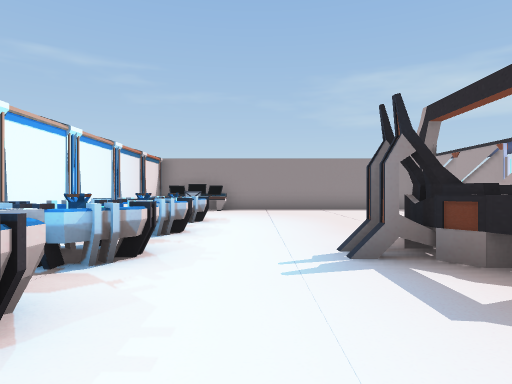
[1] (above)

15 first-person views from a walk through a Unity game level. The camera is 1.3 m above the floor, looks level and sees 75° across. The floor is counted in squares, 2 m on a side. Each view is taken from the middle of a square. On the plan, view 1 faces up. The plan holds only what a view shows up to about 10 squares ahead; the rest is blank. The place goes on beyond the plan. The player character is not drawn. Some animated figures are not drawn. Door leaves are left out, so doorways stand open. Some surface patterns are stand-ins.

[2]
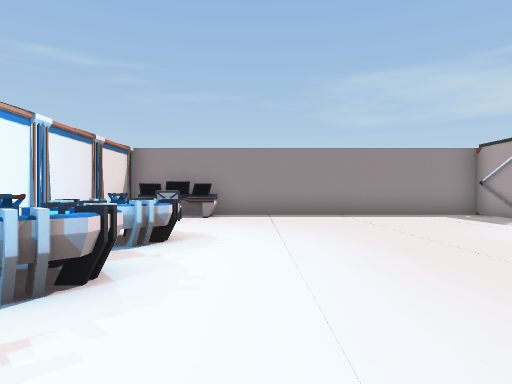

[3]
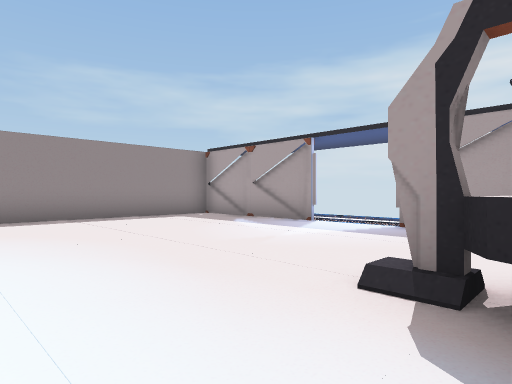

[4]
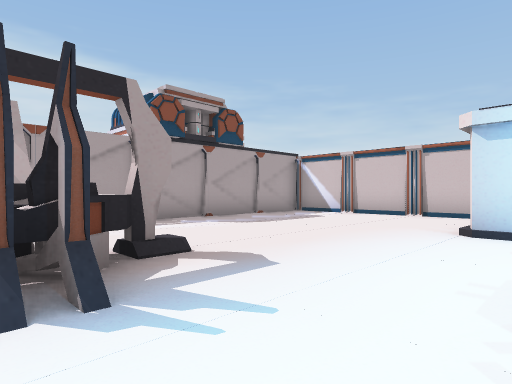

[5]
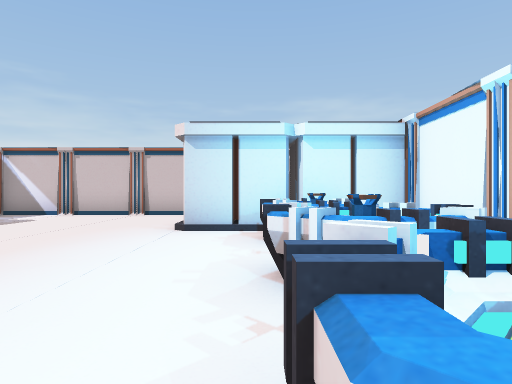

[6]
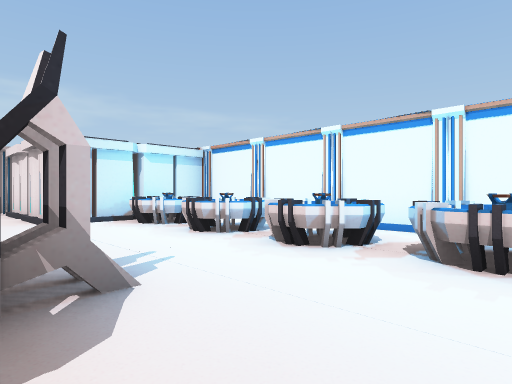

[7]
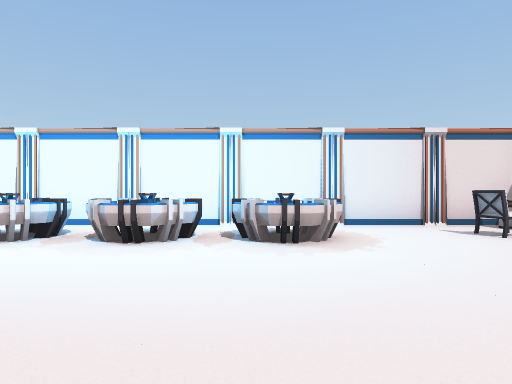

[8]
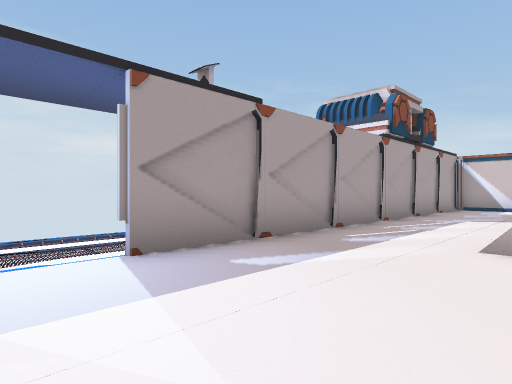

[9]
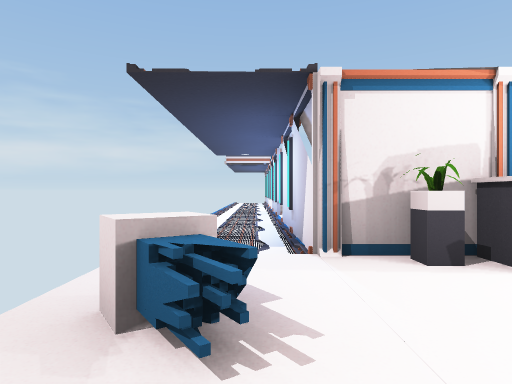

[10]
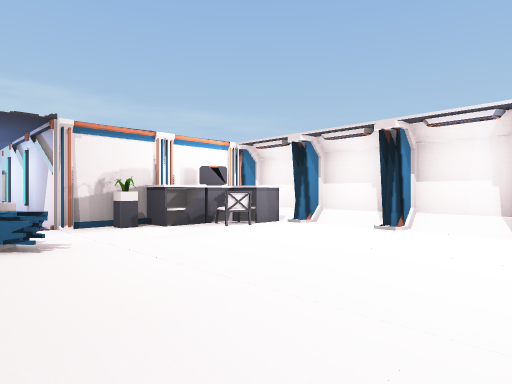

[11]
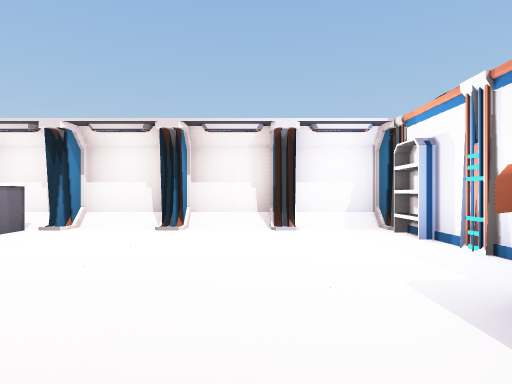

[12]
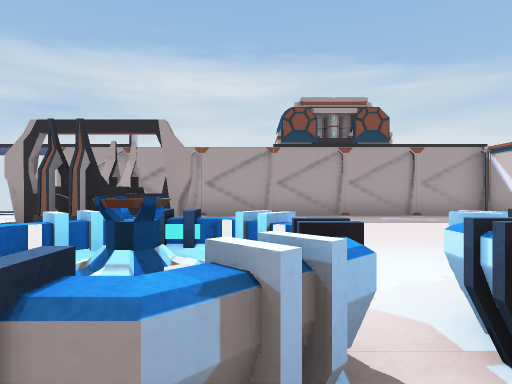

[13]
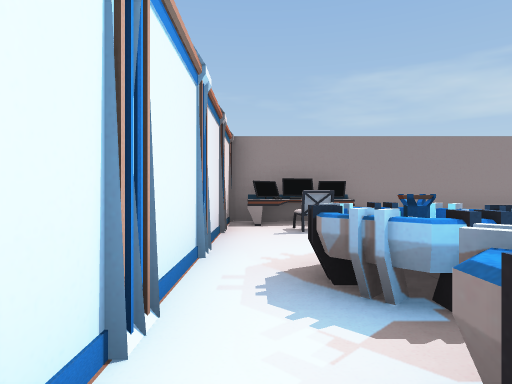

[14]
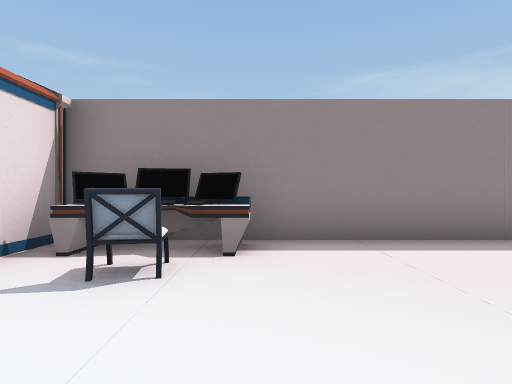

[15]
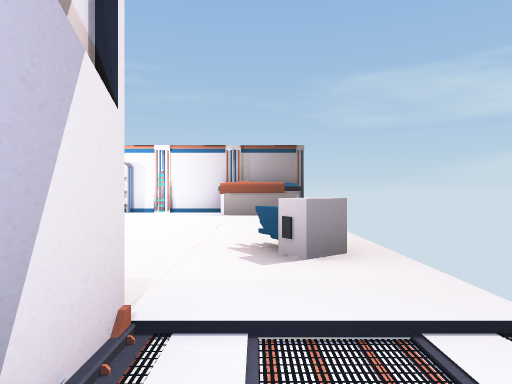

### Floor plan
Key: @ floor where view 1 was taken; # wall or solid block; . main floor; - floor 0.25 m lower than the main floor; D open door; = window, fence, low wall or low ledge; ^ raised ledge; E desk; C chair; A cabinet; P plant; S shelf; B bed.
Columns run from 4 left of view 1 to 8 right of it. Each row starts with its distance up from view 1.
 21      #####
 20      #.S..BBB
 19      #.......
 18       #......
 17      #.......
 16       #......
 15      #.....=.
 14       ACC..=.
 13 #######AAP#DD
 12 #EEE......#DD
 11 #.C.......#-.
 10 #.........#-.
  9 #.........#-.
  8 #.^.......D-.
  7 #.^^......D-.
  6 #.^.......#-.
  5 #.^^......#
  4 #.^...##..#
  3 #.^^..^#..#
  2 #.^.......#
  1 #.^^......#
  0 #.^.@.....#
 -1 #.^^......#
 -2 #####.....#
 -3    ##.....#
 -4     #.....#
 -5     #.....#D
 -6     ######

Where each view was taken, in squares from view 1:
view 1: 0 up, 0 right, facing up
view 2: 3 up, 0 right, facing up
view 3: 4 up, 0 right, facing up-right
view 4: 4 up, 1 left, facing down-right
view 5: 4 up, 1 left, facing down
view 6: 6 up, 2 right, facing down-left
view 7: 7 up, 3 right, facing left
view 8: 8 up, 3 right, facing down-right
view 9: 16 up, 7 right, facing down
view 10: 19 up, 8 right, facing down-left
view 11: 18 up, 8 right, facing left
view 12: 1 up, 3 left, facing right
view 13: 5 up, 3 left, facing up
view 14: 8 up, 1 left, facing up
view 15: 11 up, 7 right, facing up
